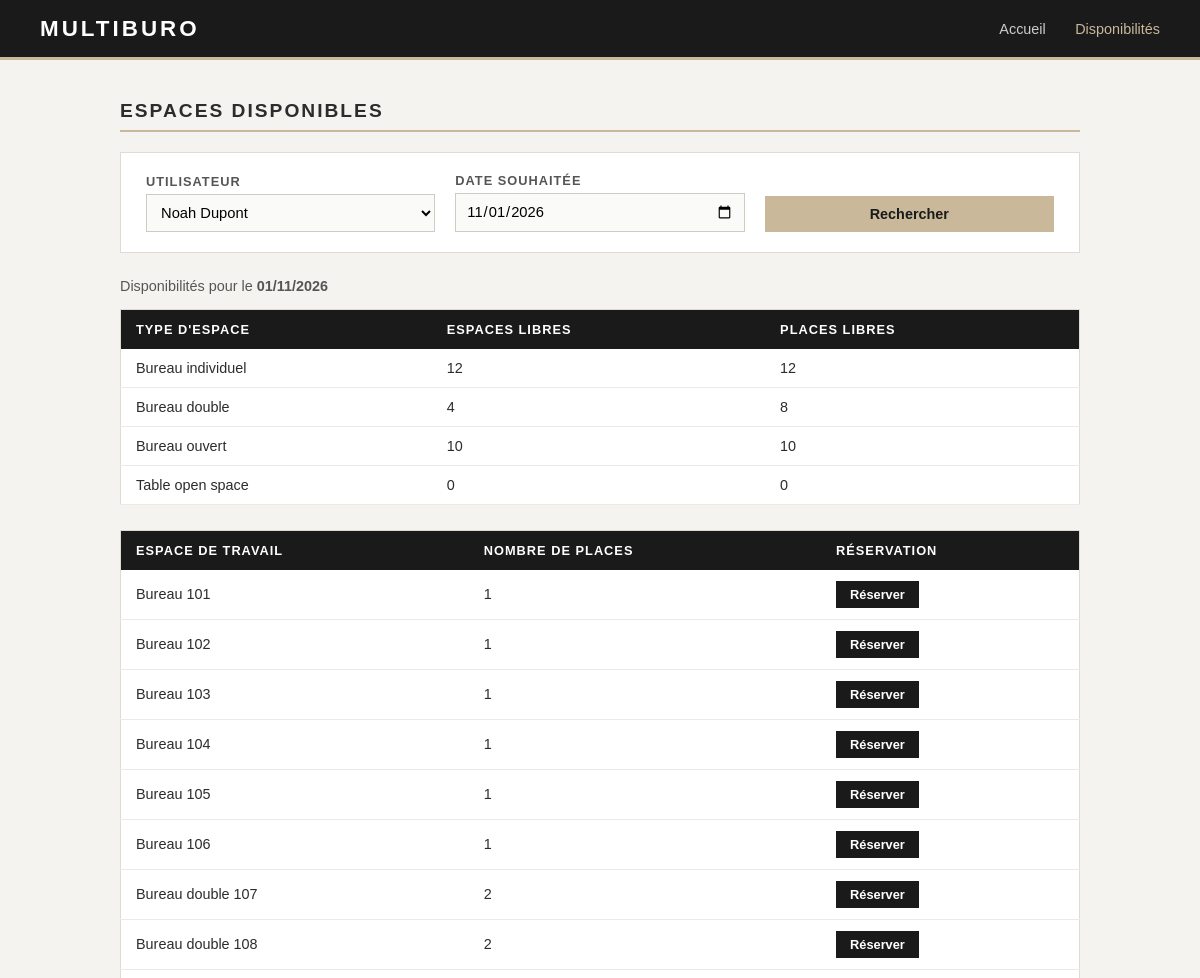
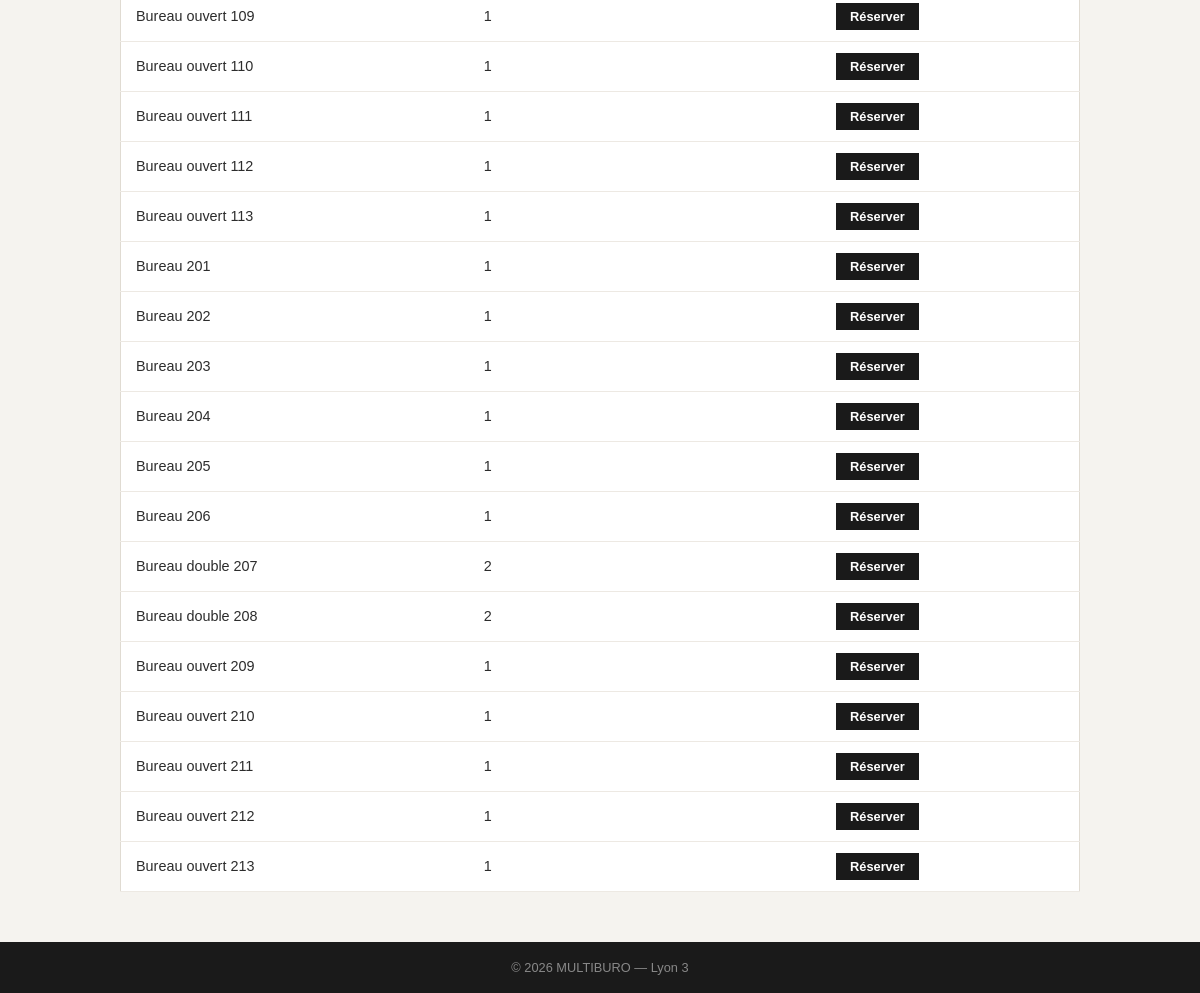
Page /ressources.php on the committed database (2 pictures, top to bottom).
### tables this page shows
CREATE TABLE ressource
(
    id INT,
    lib VARCHAR(50) NOT NULL,
    nb_place INT NOT NULL,
    id_type INT NOT NULL,
    CONSTRAINT pk_ressource PRIMARY KEY(id),
    CONSTRAINT uq_ressource_lib UNIQUE(lib),
    CONSTRAINT fk_ressource FOREIGN KEY(id_type) REFERENCES type_ressource(id)
);

### model.inc.php (called while the page is built, shortened)
<?php
function accesBDD($date)
{
    $rep = array();
    try
    {
        $cnx = new PDO('mysql:dbname='.BDD.';host='.HOST.';port='.PORT, LOGIN, PASSW);
        $cnx->setAttribute(PDO::ATTR_ERRMODE, PDO::ERRMODE_EXCEPTION);
        $stmt = $cnx->prepare("SELECT id, lib, nb_place FROM ressource
                               WHERE id NOT IN (SELECT id_ress FROM reservation WHERE date = :date)");
        $stmt->bindParam(':date', $date, PDO::PARAM_STR);
        $stmt->execute();
        if ($result = $stmt->fetchAll())
        {
            $rep['ok']   = true;
            $rep['data'] = $result;
        }
        else
        {
            $rep['ok']    = false;
            $rep['error'] = '<div class="center"><p><span class="alert">Aucune donnée</span></p></div>';
        }
    }
    catch (PDOException $e)
    {
        $rep['ok']    = false;
        $rep['error'] = '<div class="center"><p><span class="alert">Erreur base de données :</span><br>Veuillez réessayer plus tard.</p></div>';
        error_log($e->getMessage());
    }
    return $rep;
}
function placesDispoParType($date)
{
    $rep = array();
    try
    {
        $cnx = new PDO('mysql:dbname='.BDD.';host='.HOST.';port='.PORT, LOGIN, PASSW);
        $cnx->setAttribute(PDO::ATTR_ERRMODE, PDO::ERRMODE_EXCEPTION);
        $stmt = $cnx->prepare("SELECT t.lib, COUNT(r.id) AS nb_espaces, COALESCE(SUM(r.nb_place), 0) AS nb_places
                               FROM type_ressource t
                               LEFT JOIN ressource r ON r.id_type = t.id
                                    AND r.id NOT IN (SELECT id_ress FROM reservation WHERE date = :date)
                               GROUP BY t.id, t.lib
                               ORDER BY t.id");
        $stmt->bindParam(':date', $date, PDO::PARAM_STR);
        $stmt->execute();
        $rep['ok']   = true;
        $rep['data'] = $stmt->fetchAll();
    }
    catch (PDOException $e)
    {
        $rep['ok']    = false;
        $rep['error'] = '<div class="center"><p><span class="alert">Erreur base de données :</span><br>Veuillez réessayer plus tard.</p></div>';
        error_log($e->getMessage());
    }
    return $rep;
}
function getUtilisateurs()
{
    $rep = array();
    try
    {
        $cnx = new PDO('mysql:dbname='.BDD.';host='.HOST.';port='.PORT, LOGIN, PASSW);
        $cnx->setAttribute(PDO::ATTR_ERRMODE, PDO::ERRMODE_EXCEPTION);
        $stmt = $cnx->prepare("SELECT id, nom, prenom FROM utilisateur ORDER BY nom, prenom");
        $stmt->execute();
        $rep['ok']   = true;
        $rep['data'] = $stmt->fetchAll();
    }
    catch (PDOException $e)
    {
        $rep['ok']    = false;
        $rep['error'] = '<div class="center"><p><span class="alert">Erreur base de données :</span><br>Veuillez réessayer plus tard.</p></div>';
        error_log($e->getMessage());
    }
    return $rep;
}
function getUtilisateur($id_util)
{
    $rep = array();
    try
    {
        $cnx = new PDO('mysql:dbname='.BDD.';host='.HOST.';port='.PORT, LOGIN, PASSW);
        $cnx->setAttribute(PDO::ATTR_ERRMODE, PDO::ERRMODE_EXCEPTION);
        $stmt = $cnx->prepare("SELECT id, nom, prenom FROM utilisateur WHERE id = :id_util");
        $stmt->bindParam(':id_util', $id_util, PDO::PARAM_INT);
        $stmt->execute();
        if ($result = $stmt->fetch())
        {
            $rep['ok']   = true;
            $rep['data'] = $result;
        }
        else
        {
            $rep['ok']    = false;
            $rep['error'] = '<div class="center"><p><span class="alert">Utilisateur inconnu</span></p></div>';
        }
    }
    catch (PDOException $e)
    {
        $rep['ok']    = false;
        $rep['error'] = '<div class="center"><p><span class="alert">Erreur base de données :</span><br>Veuillez réessayer plus tard.</p></div>';
        error_log($e->getMessage());
    }
    return $rep;
}
?>

### functions.inc.php (the view, shortened to what this page needs)
<?php
require_once 'model.inc.php';
function connecterUtilisateur()
{
    if (isset($_POST['id_util']))
    {
        $id_util = $_POST['id_util'];
    }
    elseif (!isset($_SESSION['id_util']))
    {
        $id_util = ID_UTIL_CONNECTE;
    }
    else
    {
        return;
    }
    $rep = getUtilisateur($id_util);
}
function listeUtilisateurs()
{
    $afficher = '';
    $rep = getUtilisateurs();
    if ($rep['ok'] == true)
    {
        foreach ($rep['data'] as $ligne)
        {
            $selected = '';
            if ($ligne['id'] == $_SESSION['id_util'])
            {
                $selected = ' selected';
            }
            $afficher .= '<option value="'.($ligne['id']).'"'.$selected.'>'.htmlspecialchars($ligne['prenom'].' '.$ligne['nom']).'</option>';
        }
        return $afficher;
    }
    else
    {
        return '';
    }
}
function listePlacesParType($date)
{
    $afficher = '';
    $rep = placesDispoParType($date);
    if ($rep['ok'] == true)
    {
        foreach ($rep['data'] as $ligne)
        {
            $afficher .= '<tr><td>'.htmlspecialchars($ligne['lib']).'</td><td>'.(int)$ligne['nb_espaces'].'</td><td>'.(int)$ligne['nb_places'].'</td></tr>';
        }
        return $afficher;
    }
    else
    {
        return $rep['error'];
    }
}
function listeProduit($date)
{
    $afficher='';
    $rep = accesBDD($date);
    if ($rep['ok'] == true)
    {
        foreach ($rep['data'] as $ligne)
        {
            $afficher .= '<tr><td>'.htmlspecialchars($ligne['lib']).'</td><td>'.($ligne['nb_place']).'</td><td><a href="reservation.php?id='.($ligne['id']).'&date='.$date.'" class="btn-reserver">Réserver</a></td></tr>';
        }
        return $afficher;
    }
    else
    {
        return $rep['error'];
    }
}
?>

### ressources.php (shortened to what this page needs)
<?php
    require_once 'functions.inc.php';
    require_once 'model.inc.php';
    connecterUtilisateur();
    $date   = date("Y-m-d");
    $erreur = '';
?>
<!DOCTYPE html>
<html lang="fr">
<head>
    <link rel="stylesheet" href="style.css">
</head>
<body>
<header>
    <span class="logo">MULTIBURO</span>
    <nav>
        <a href="index.php">Accueil</a>
        <a href="ressources.php" class="actif">Disponibilités</a>
    </nav>
</header>
<main>
    <h2 class="section-titre">Espaces disponibles</h2>
    <form action="ressources.php" method="POST">
        <div class="filtres">
            <div class="champ">
                <label for="id_util">Utilisateur</label>
                <select name="id_util" id="id_util">
                    <?php echo listeUtilisateurs(); ?>
                </select>
            </div>
            <div class="champ">
                <label for="date">Date souhaitée</label>
                <input type="date" name="date" id="date"
                       value="<?php echo htmlspecialchars($date); ?>">
            </div>
            <div class="champ">
                <input type="submit" value="Rechercher" class="btn">
            </div>
        </div>
    </form>
    <?php if ($date != '' && $erreur == '') { ?>
        <p class="info-resultat">Disponibilités pour le <strong><?php echo date('d/m/Y', strtotime($date)); ?></strong></p>
        <table class="table-types">
            <thead>
                <tr>
                    <th>Type d'espace</th>
                    <th>Espaces libres</th>
                    <th>Places libres</th>
                </tr>
            </thead>
            <tbody>
                <?php echo listePlacesParType($date); ?>
            </tbody>
        </table>
        <table>
            <thead>
                <tr>
                    <th>Espace de travail</th>
                    <th>Nombre de places</th>
                    <th>Réservation</th>
                </tr>
            </thead>
            <tbody>
                <?php echo listeProduit($date); ?>
            </tbody>
        </table>
    <?php } ?>
</main>
<footer>
    &copy; 2026 MULTIBURO — Lyon 3
</footer>
</body>
</html>

### style.css (style rules this page uses)
* { margin: 0; padding: 0; box-sizing: border-box; }
body { font-family: Arial, sans-serif; background-color: #f5f3ef; color: #2c2c2c; }
a { text-decoration: none; color: inherit; }
header { background-color: #1a1a1a; color: #ffffff; padding: 0 40px; height: 60px; display: flex; align-items: center; justify-content: space-between; border-bottom: 3px solid #c9b99a; }
header .logo { font-size: 1.4rem; font-weight: bold; letter-spacing: 3px; }
header nav a { color: #cccccc; margin-left: 25px; font-size: 0.9rem; }
header nav a:hover, header nav a.actif { color: #c9b99a; }
main { max-width: 1000px; margin: 40px auto; padding: 0 20px; }
.btn { display: inline-block; background-color: #c9b99a; color: #1a1a1a; padding: 10px 24px; font-weight: bold; font-size: 0.9rem; border: none; cursor: pointer; }
.section-titre { font-size: 1.2rem; text-transform: uppercase; letter-spacing: 2px; border-bottom: 2px solid #c9b99a; padding-bottom: 8px; margin-bottom: 20px; }
.filtres { background-color: #ffffff; border: 1px solid #e0dbd2; padding: 20px 25px; margin-bottom: 25px; display: flex; gap: 20px; align-items: flex-end; }
.champ { display: flex; flex-direction: column; gap: 5px; flex: 1; }
.champ label { font-size: 0.8rem; font-weight: bold; text-transform: uppercase; letter-spacing: 1px; color: #555555; }
.champ input[type="date"], .champ select { padding: 9px 10px; border: 1px solid #d0ccc4; font-size: 0.92rem; background-color: #fafaf8; font-family: inherit; }
.info-resultat { font-size: 0.9rem; color: #555; margin-bottom: 15px; }
table { width: 100%; border-collapse: collapse; background-color: #ffffff; border: 1px solid #e0dbd2; }
table thead { background-color: #1a1a1a; color: #ffffff; }
table thead th { padding: 12px 15px; text-align: left; font-size: 0.8rem; text-transform: uppercase; letter-spacing: 1px; }
table tbody tr { border-bottom: 1px solid #ede9e3; }
table tbody td { padding: 11px 15px; font-size: 0.9rem; }
.btn-reserver { display: inline-block; background-color: #1a1a1a; color: #ffffff; padding: 6px 14px; font-size: 0.8rem; font-weight: bold; }
footer { background-color: #1a1a1a; color: #888888; text-align: center; padding: 18px; font-size: 0.8rem; margin-top: 50px; }
.table-types { margin-bottom: 25px; }

### rows in the picture
ressource: lib "Bureau 101", nb_place "1"
ressource: lib "Bureau 102", nb_place "1"
ressource: lib "Bureau 103", nb_place "1"
ressource: lib "Bureau 104", nb_place "1"
ressource: lib "Bureau 105", nb_place "1"
ressource: lib "Bureau 106", nb_place "1"
ressource: lib "Bureau double 107", nb_place "2"
ressource: lib "Bureau double 108", nb_place "2"
ressource: lib "Bureau ouvert 109", nb_place "1"
ressource: lib "Bureau ouvert 110", nb_place "1"
ressource: lib "Bureau ouvert 111", nb_place "1"
ressource: lib "Bureau ouvert 112", nb_place "1"
ressource: lib "Bureau ouvert 113", nb_place "1"
ressource: lib "Bureau 201", nb_place "1"
ressource: lib "Bureau 202", nb_place "1"
ressource: lib "Bureau 203", nb_place "1"
ressource: lib "Bureau 204", nb_place "1"
ressource: lib "Bureau 205", nb_place "1"
ressource: lib "Bureau 206", nb_place "1"
ressource: lib "Bureau double 207", nb_place "2"
ressource: lib "Bureau double 208", nb_place "2"
ressource: lib "Bureau ouvert 209", nb_place "1"
ressource: lib "Bureau ouvert 210", nb_place "1"
ressource: lib "Bureau ouvert 211", nb_place "1"
ressource: lib "Bureau ouvert 212", nb_place "1"
ressource: lib "Bureau ouvert 213", nb_place "1"

### other values in the picture
date('d/m/Y', strtotime($date)) "01/11/2026"
$ligne['lib'] "Bureau individuel"
$ligne['nb_espaces'] "12"
$ligne['nb_places'] "12"
$ligne['lib'] "Bureau double"
$ligne['nb_espaces'] "4"
$ligne['nb_places'] "8"
$ligne['lib'] "Bureau ouvert"
$ligne['nb_espaces'] "10"
$ligne['nb_places'] "10"
$ligne['lib'] "Table open space"
$ligne['nb_espaces'] "0"
$ligne['nb_places'] "0"
form field id_util "Noah Dupont"
